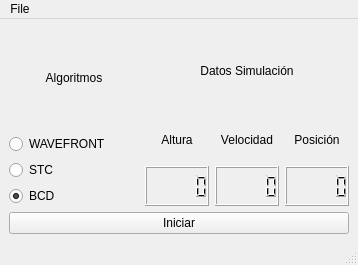
<?xml version="1.0" encoding="UTF-8"?>
<ui version="4.0">
 <class>MainWindow</class>
 <widget class="QMainWindow" name="MainWindow">
  <property name="geometry">
   <rect>
    <x>0</x>
    <y>0</y>
    <width>358</width>
    <height>265</height>
   </rect>
  </property>
  <property name="windowTitle">
   <string>MainWindow</string>
  </property>
  <widget class="QWidget" name="centralwidget">
   <layout class="QVBoxLayout" name="verticalLayout_2">
    <item>
     <layout class="QHBoxLayout" name="horizontalLayout">
      <item>
       <layout class="QVBoxLayout" name="select_Algorithms">
        <item>
         <widget class="QLabel" name="label_Algortimo">
          <property name="contextMenuPolicy">
           <enum>Qt::CustomContextMenu</enum>
          </property>
          <property name="acceptDrops">
           <bool>true</bool>
          </property>
          <property name="text">
           <string>Algoritmos</string>
          </property>
          <property name="alignment">
           <set>Qt::AlignCenter</set>
          </property>
         </widget>
        </item>
        <item>
         <layout class="QVBoxLayout" name="verticalLayout">
          <item>
           <widget class="QRadioButton" name="radioButton_WAVE">
            <property name="text">
             <string>WAVEFRONT</string>
            </property>
           </widget>
          </item>
          <item>
           <widget class="QRadioButton" name="radioButton_STC">
            <property name="text">
             <string>STC</string>
            </property>
           </widget>
          </item>
          <item>
           <widget class="QRadioButton" name="radioButton_BCD">
            <property name="layoutDirection">
             <enum>Qt::LeftToRight</enum>
            </property>
            <property name="text">
             <string>BCD</string>
            </property>
            <property name="checked">
             <bool>true</bool>
            </property>
           </widget>
          </item>
         </layout>
        </item>
       </layout>
      </item>
      <item>
       <layout class="QVBoxLayout" name="layout_datos_simulacion">
        <item>
         <widget class="QLabel" name="label_Simulacion">
          <property name="text">
           <string>Datos Simulación</string>
          </property>
          <property name="alignment">
           <set>Qt::AlignCenter</set>
          </property>
         </widget>
        </item>
        <item>
         <layout class="QVBoxLayout" name="lcds_datos_simulacion">
          <item>
           <layout class="QHBoxLayout" name="names_datos_simulacion">
            <item>
             <widget class="QLabel" name="label_Altura">
              <property name="text">
               <string>Altura</string>
              </property>
              <property name="alignment">
               <set>Qt::AlignCenter</set>
              </property>
             </widget>
            </item>
            <item>
             <widget class="QLabel" name="label_Velocidad">
              <property name="text">
               <string>Velocidad</string>
              </property>
              <property name="alignment">
               <set>Qt::AlignCenter</set>
              </property>
             </widget>
            </item>
            <item>
             <widget class="QLabel" name="label_Position">
              <property name="text">
               <string>Posición</string>
              </property>
              <property name="alignment">
               <set>Qt::AlignCenter</set>
              </property>
             </widget>
            </item>
           </layout>
          </item>
          <item>
           <layout class="QHBoxLayout" name="horizontalLayout_2">
            <item>
             <widget class="QLCDNumber" name="lcd_Altura"/>
            </item>
            <item>
             <widget class="QLCDNumber" name="lcdNumber_2"/>
            </item>
            <item>
             <widget class="QLCDNumber" name="lcdPosition"/>
            </item>
           </layout>
          </item>
         </layout>
        </item>
       </layout>
      </item>
     </layout>
    </item>
    <item>
     <widget class="QPushButton" name="pushButton_Start">
      <property name="text">
       <string>Iniciar</string>
      </property>
     </widget>
    </item>
   </layout>
  </widget>
  <widget class="QStatusBar" name="statusbar"/>
  <widget class="QMenuBar" name="menubar">
   <property name="geometry">
    <rect>
     <x>0</x>
     <y>0</y>
     <width>358</width>
     <height>22</height>
    </rect>
   </property>
   <widget class="QMenu" name="menuFile">
    <property name="title">
     <string>File</string>
    </property>
    <addaction name="separator"/>
    <addaction name="separator"/>
    <addaction name="openFile"/>
    <addaction name="saveFile"/>
   </widget>
   <addaction name="menuFile"/>
  </widget>
  <action name="openFile">
   <property name="text">
    <string>Open</string>
   </property>
   <property name="shortcut">
    <string>Ctrl+C</string>
   </property>
  </action>
  <action name="saveFile">
   <property name="text">
    <string>Save</string>
   </property>
   <property name="shortcut">
    <string>Ctrl+P</string>
   </property>
  </action>
  <action name="newRoute_File">
   <property name="text">
    <string>Route</string>
   </property>
   <property name="shortcut">
    <string>Ctrl+R</string>
   </property>
  </action>
 </widget>
 <resources/>
 <connections/>
</ui>
